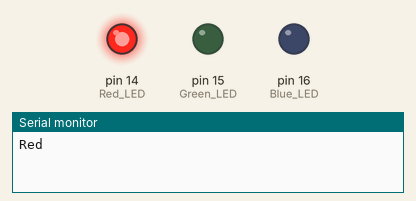
Recording of a sketch running on a simulated Arduino Uno, built with avr-gcc and run on an emulated ATmega328P. Shown: output pins drawn as LEDs (lit = HIGH), the last lines printed to the serial monitor.

Above: at 0.1 s.
At 2.1 s:
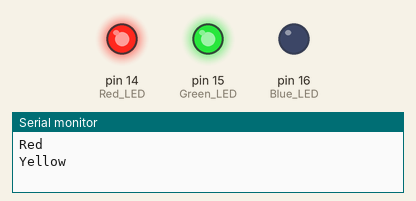
At 6.1 s:
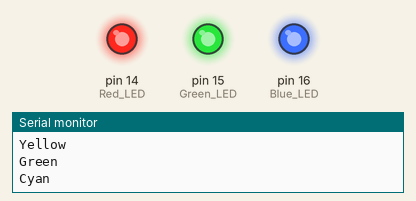
Timing chart, 0 to 7.6 s (numbered marks = the images above):
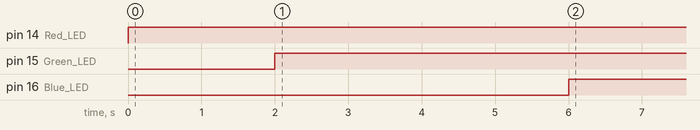

The sketch:

nano-esp32-rainbow-blink.ino
```cpp
void setup() {
  pinMode(14, OUTPUT); // Red LED
  pinMode(15, OUTPUT); // Green LED
  pinMode(16, OUTPUT); // Blue LED
  Serial.begin(9600);
}

// the loop function runs over and over again forever
void loop() {
  // Red
  Serial.println("Red");
  analogWrite(14, 250);
  delay(1000);

  // Off
  analogWrite(14, 255);
  delay(1000);

  // Yellow
  Serial.println("Yellow");
  analogWrite(14, 250);
  analogWrite(15, 250);
  delay(1000);

  // OFF
  analogWrite(14, 255);
  analogWrite(15, 255);
  delay(1000);

  // Green
  Serial.println("Green");
  analogWrite(15, 250);
  delay(1000);

  // Off
  analogWrite(15, 255);
  delay(1000);

  // Cyan
  Serial.println("Cyan");
  analogWrite(15, 250);
  analogWrite(16, 250);
  delay(1000);

  // OFF
  analogWrite(15, 255);
  analogWrite(16, 255);
  delay(1000);

  // Blue
  Serial.println("Blue");
  analogWrite(16, 250);
  delay(1000);

  // Off
  analogWrite(16, 255);
  delay(1000);

  // Magenta
  Serial.println("Magenta");
  analogWrite(14, 250);
  analogWrite(16, 250);
  delay(1000);

  // Off
  analogWrite(14, 255);
  analogWrite(16, 255);
  delay(1000);

}
```

Measured:
- by itself, pin 14 (Red_LED): LOW → HIGH at 0.00 s
- by itself, pin 15 (Green_LED): LOW → HIGH at 2.0 s
- by itself, pin 16 (Blue_LED): LOW → HIGH at 6.0 s
